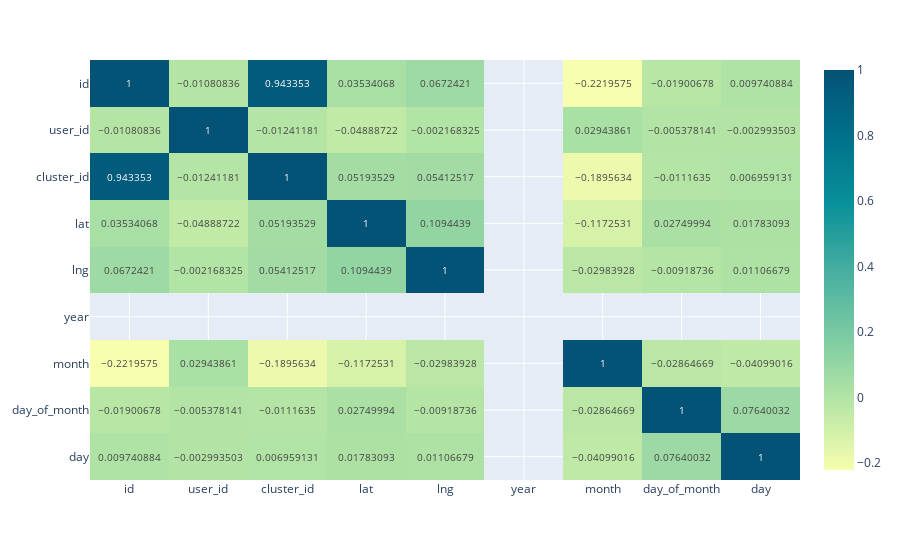

Source (notebook cell):
### Code cell
px.imshow(data_sample.corr(), text_auto=True, aspect='auto',color_continuous_scale='bluyl')

### Figure 1 — Plotly figure (JSON) as saved in the notebook; plotly's stock layout.template omitted (floating-point values rounded to 4 significant figures)
{"data": [{"coloraxis": "coloraxis", "hovertemplate": "x: %{x}<br>y: %{y}<br>color: %{z}<extra></extra>", "name": "0", "texttemplate": "%{z}", "type": "heatmap", "x": ["id", "user_id", "cluster_id", "lat", "lng", "year", "month", "day_of_month", "day"], "xaxis": "x", "y": ["id", "user_id", "cluster_id", "lat", "lng", "year", "month", "day_of_month", "day"], "yaxis": "y", "z": [[1, -0.01081, 0.9434, 0.03534, 0.06724, null, -0.222, -0.01901, 0.009741], [-0.01081, 1, -0.01241, -0.04889, -0.002168, null, 0.02944, -0.005378, -0.002994], [0.9434, -0.01241, 1, 0.05194, 0.05413, null, -0.1896, -0.01116, 0.006959], [0.03534, -0.04889, 0.05194, 1, 0.1094, null, -0.1173, 0.0275, 0.01783], [0.06724, -0.002168, 0.05413, 0.1094, 1, null, -0.02984, -0.009187, 0.01107], [null, null, null, null, null, null, null, null, null], [-0.222, 0.02944, -0.1896, -0.1173, -0.02984, null, 1, -0.02865, -0.04099], [-0.01901, -0.005378, -0.01116, 0.0275, -0.009187, null, -0.02865, 1, 0.0764], [0.009741, -0.002994, 0.006959, 0.01783, 0.01107, null, -0.04099, 0.0764, 1]]}], "layout": {"coloraxis": {"colorscale": [[0, "rgb(247, 254, 174)"], [0.1667, "rgb(183, 230, 165)"], [0.3333, "rgb(124, 203, 162)"], [0.5, "rgb(70, 174, 160)"], [0.6667, "rgb(8, 144, 153)"], [0.8333, "rgb(0, 113, 139)"], [1, "rgb(4, 82, 117)"]]}, "margin": {"t": 60}, "xaxis": {"anchor": "y", "domain": [0, 1]}, "yaxis": {"anchor": "x", "autorange": "reversed", "domain": [0, 1]}}}
